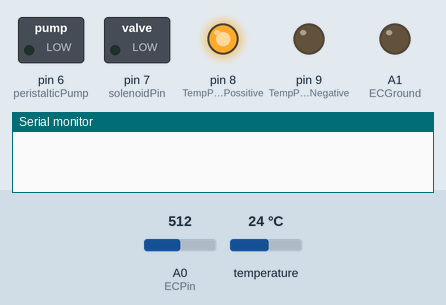
The sketch below on a simulated Arduino Uno, built with avr-gcc and run on an emulated ATmega328P. Shown: switched loads named in the sketch (green lamp = pin HIGH), output pins drawn as LEDs (lit = HIGH), the last lines printed to the serial monitor. The inputs (shaded band) are chosen by the test bench; at power-on: A0 (ECPin) = 512, temperature 24 °C. Pins used as bus, display or sensor lines are not drawn.

Above: at 1.4 s.
1.5 s: A0 (ECPin) set to 438
At 12.8 s:
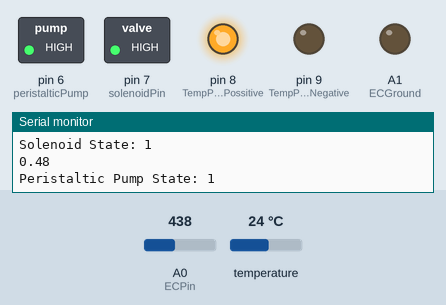
15.5 s: A0 (ECPin) set to 418
At 24.5 s:
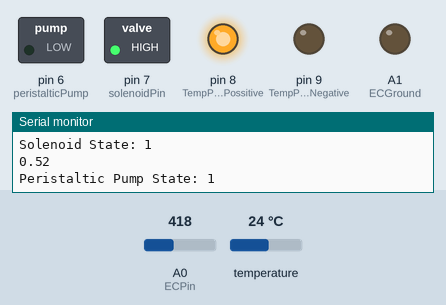
At 30.2 s:
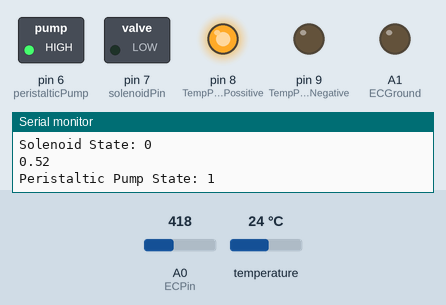
34.5 s: temperature set to 25.6 °C
48.5 s: temperature set to 26.7 °C
Timing chart, 0 to 58.3 s (numbered marks = the images above; inputs shaded):
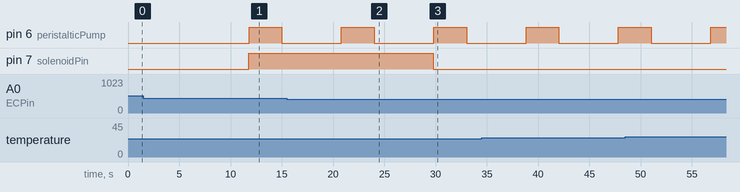

The sketch:

CombinedHydroCode.ino
```cpp
#include <OneWire.h>
#include <DallasTemperature.h>
#include <Arduino.h>

//*****************Stuff for EC Probe*************************//
#include "ECProbe.h"

//Pins
int ECPin = A0;
int ECGround = A1;
int ECPower = A4;
int R1 = 1000; //resistor used for the EC probe
int Ra = 25; //pin resistance

#define ONE_WIRE_BUS 10          // Data wire For Temp Probe is plugged into pin 10 on the Arduino
const int TempProbePossitive =8;  //Temp Probe power connected to pin 9
const int TempProbeNegative=9;    //Temp Probe Negative connected to pin 8

//Raw data and set up
OneWire oneWire(ONE_WIRE_BUS);// Setup a oneWire instance to communicate with any OneWire devices
DallasTemperature sensors(&oneWire);// Pass our oneWire reference to Dallas Temperature.
//*******************End of EC Probe stuff*********************//

//********************Solenoid Pump Stuff**********************//
#include "Solenoid.h"
int solenoidPin = 7;

//******************Peristaltic Pump stuff*********************//
#include "PeristalticPump.h"
int peristalticPump = 6;

//********************Main function stuff**********************//
float mainEC = 0.0;

//**********************Global Variables***********************//
float EC_LOW = 2.0;
float EC_HIGH = 4.0;

void setup() {
  // put your main code here, to run repeatedly:
  Serial.begin(9600);
  //*****************For ECProbe******************************//
  pinMode(TempProbeNegative , OUTPUT ); //seting ground pin as output for tmp probe
  digitalWrite(TempProbeNegative , LOW );//Seting it to ground so it can sink current
  pinMode(TempProbePossitive , OUTPUT );//ditto but for positive
  digitalWrite(TempProbePossitive , HIGH );
  pinMode(ECPin,INPUT);
  pinMode(ECPower,OUTPUT);//Setting pin for sourcing current
  pinMode(ECGround,OUTPUT);//setting pin for sinking current
  digitalWrite(ECGround,LOW);//We can leave the ground connected permanantly

  delay(100);// gives sensor time to settle
  sensors.begin();
  delay(100);
  R1=(R1+Ra);// Taking into acount Powering Pin Resitance

  //*******************Solenoid Pump**************************//
  pinMode(solenoidPin, OUTPUT);
  pinMode(peristalticPump, OUTPUT);
}

void loop() {
  mainEC = GetEC(ECPower, ECPin, ONE_WIRE_BUS, sensors, Ra, R1);
  PrintReadings();
  SolenoidFSM(mainEC, solenoidPin);
  PeristalticPumpFSM(mainEC, peristalticPump);

}
```

ECProbe.cpp
```cpp
// header files
#include "Arduino.h"
#include "ECProbe.h"

//libraries
#include <OneWire.h>
#include <DallasTemperature.h>

/*int ECPin= A0;
int ECGround=A1;
int ECPower =A4;*/


//*********** Converting to ppm [Learn to use EC it is much better**************//
// Hana      [USA]        PPMconverion:  0.5
// Eutech    [EU]          PPMconversion:  0.64
//Tranchen  [Australia]  PPMconversion:  0.7
// Why didnt anyone standardise this?


float PPMconversion=0.7;


//*************Compensating for temperature ************************************//
//The value below will change depending on what chemical solution we are measuring
//0.019 is generaly considered the standard for plant nutrients [google "Temperature compensation EC" for more info
float TemperatureCoef = 0.019; //this changes depending on what chemical we are measuring


//********************** Cell Constant For Ec Measurements *********************//
//Mine was around 2.9 with plugs being a standard size they should all be around the same
//But If you get bad readings you can use the calibration script and fluid to get a better estimate for K
float K=2.88;


//************ Temp Probe Related *********************************************//

const int TempProbePossitive =8;  //Temp Probe power connected to pin 9
const int TempProbeNegative=9;    //Temp Probe Negative connected to pin 8


//***************************** END Of Recomended User Inputs *****************************************************************//


float Temperature=10;
float EC=0;
float EC25 =0;
int ppm =0;


float raw= 0;
float Vin= 5;
float Vdrop= 0;
float Rc= 0;
float buffer=0;


//********************Funtions********************************//

float GetEC(int Pin1, int Pin2, OneWire TheWire, DallasTemperature sensors,int Ra, int R1){
  delay(5000);
  //*********Reading Temperature Of Solution *******************//
  sensors.requestTemperatures();// Send the command to get temperatures
  Temperature=sensors.getTempCByIndex(0); //Stores Value in Variable


  //************Estimates Resistance of Liquid ****************//
  digitalWrite(Pin1,HIGH);
  raw= analogRead(Pin2);
  raw= analogRead(Pin2);// This is not a mistake, First reading will be low beause if charged a capacitor
  digitalWrite(Pin1,LOW);


  //***************** Converts to EC **************************//
  Vdrop= (Vin*raw)/1024.0;
  Rc=(Vdrop*R1)/(Vin-Vdrop);
  Rc=Rc-Ra; //acounting for Digital Pin Resitance
  EC = 1000/(Rc*K);


  //*************Compensating For Temperaure********************//
  EC25  =  EC/ (1+ TemperatureCoef*(Temperature-25.0));
  ppm=(EC25)*(PPMconversion*1000);

  return EC25
;}
//************************** End OF EC Function ***************************//


//***This Loop Is called From Main Loop- Prints to serial usefull info ***//
void PrintReadings(){
  Serial.print("Rc: ");
  Serial.print(Rc);
  Serial.print(" EC: ");
  Serial.print(EC25);
  Serial.print(" Simens  ");
  Serial.print(ppm);
  Serial.print(" ppm  ");
  Serial.print(Temperature);
  Serial.println(" *C ");


/*
//********** Usued for Debugging ************
Serial.print("Vdrop: ");
Serial.println(Vdrop);
Serial.print("Rc: ");
Serial.println(Rc);
Serial.print(EC);
Serial.println("Siemens");
//********** end of Debugging Prints *********
*/
};
```

ECProbe.h
```cpp
#ifndef ECPROBE_H
#define ECPROBE_H

#include <OneWire.h>
#include <DallasTemperature.h>

float GetEC(int Pin1, int Pin2, OneWire TheWire, DallasTemperature sensors, int Ra, int R1);
void PrintReadings();

#endif
```

PeristalticPump.cpp
```cpp
#include <Arduino.h>

extern float EC_LOW;
extern float EC_HIGH;

//float EC_LOW = 2.0;
//float EC_HIGH = 4.0;

void PeristalticPumpFSM(float currentEC, int Pin) {
  static int peristalticPumpState = 0;
    Serial.print("Peristaltic Pump State: ");
    Serial.println(peristalticPumpState);


  switch (peristalticPumpState) {
    case 0: //no reading EC = 0 no water.
      digitalWrite(Pin, LOW);
      //for now do nothing.
      //If we calculate the flow rate of the water pump we can have this run at a specific amount
      //  so that we can equalize the EC immediately

      if (currentEC < EC_LOW) {
        peristalticPumpState = 1; //below the threshold
      }
      else if (currentEC > EC_HIGH) {
        peristalticPumpState = 2; //above the threshold
      }
      else if (EC_LOW < currentEC && currentEC <= EC_HIGH) {
        peristalticPumpState = 3; // in the threshold
      }
      break;
    case 1: //below the threshold
      digitalWrite(Pin, HIGH);
      delay(3200);
      digitalWrite(Pin, LOW);
//      delay(1500);

      if (currentEC == 0) {
        peristalticPumpState = 0;
      }
      else if (EC_LOW < currentEC && currentEC <= EC_HIGH) {
        peristalticPumpState = 3;
      }
      else if (currentEC > EC_HIGH) {
        peristalticPumpState = 2;
      }
      break;
    case 2: //above the threshold
      digitalWrite(Pin, LOW);

      if (currentEC == 0) {
        peristalticPumpState = 0;
      }
      else if (EC_LOW < currentEC && currentEC<= EC_HIGH) {
        peristalticPumpState = 3;
      }
      else if (currentEC < EC_LOW) {
        peristalticPumpState = 1;
      }
      break;
    case 3: // in the threshold
      //do nothing just keep checking if statements
      digitalWrite(Pin, LOW);
      if (currentEC == 0) {
        peristalticPumpState = 0;
      }
      else if (currentEC < EC_LOW) {
        peristalticPumpState = 1;
      }
      else if (currentEC > EC_HIGH) {
        peristalticPumpState = 2;
      }
      break;
  }
}
```

PeristalticPump.h
```cpp
#ifndef PERISTALTICPUMP_H
#define PERISTALTICPUMP_H

extern float EC_LOW;
extern float EC_HIGH;

int PeristalticPumpFSM(float currentEC, int Pin);

#endif
```

Solenoid.cpp
```cpp
#include "Arduino.h"
#include "Solenoid.h"

//float EC_LOW = 2.0;
//float EC_HIGH = 4.0;
extern float EC_LOW;
extern float EC_HIGH;

int SolenoidFSM(float currentEC, int Pin){
  static int ECState = 0;
  Serial.print("Solenoid State: ");
    Serial.println(ECState);
    Serial.println(currentEC);

//  currentEC = currentEC;    // Need to initialize it and read in a value still.
  switch (ECState) {
    case 0:   // Do NOT run motor. Waiting state
    digitalWrite(Pin, LOW);
      if(currentEC >= EC_HIGH || currentEC < 0.5){   // Too much fertalizer, turn water on.
        ECState = 1;
      }
    break;

    case 1:   // Run motor
    digitalWrite(Pin, HIGH);
      if (currentEC > 0.5 && currentEC < EC_HIGH){ //Plant has water turn off
        ECState = 0;
      }
    break;
  }
  return(ECState);

}
```

Solenoid.h
```cpp
#ifndef SOLENOID_H
#define SOLENOID_H

int SolenoidFSM(float currentEC, int Pin);

#endif
```

Measured:
- the behaviour switches between 427 and 426 on A0 (ECPin) (found by bisection; images 1 and 2)
- after the input at 15.5 s, pin 7 (solenoidPin): HIGH → LOW after 14.3 s
- by itself, pin 6 (peristalticPump): alternates HIGH for 3.2 s and LOW for 5.8 s
